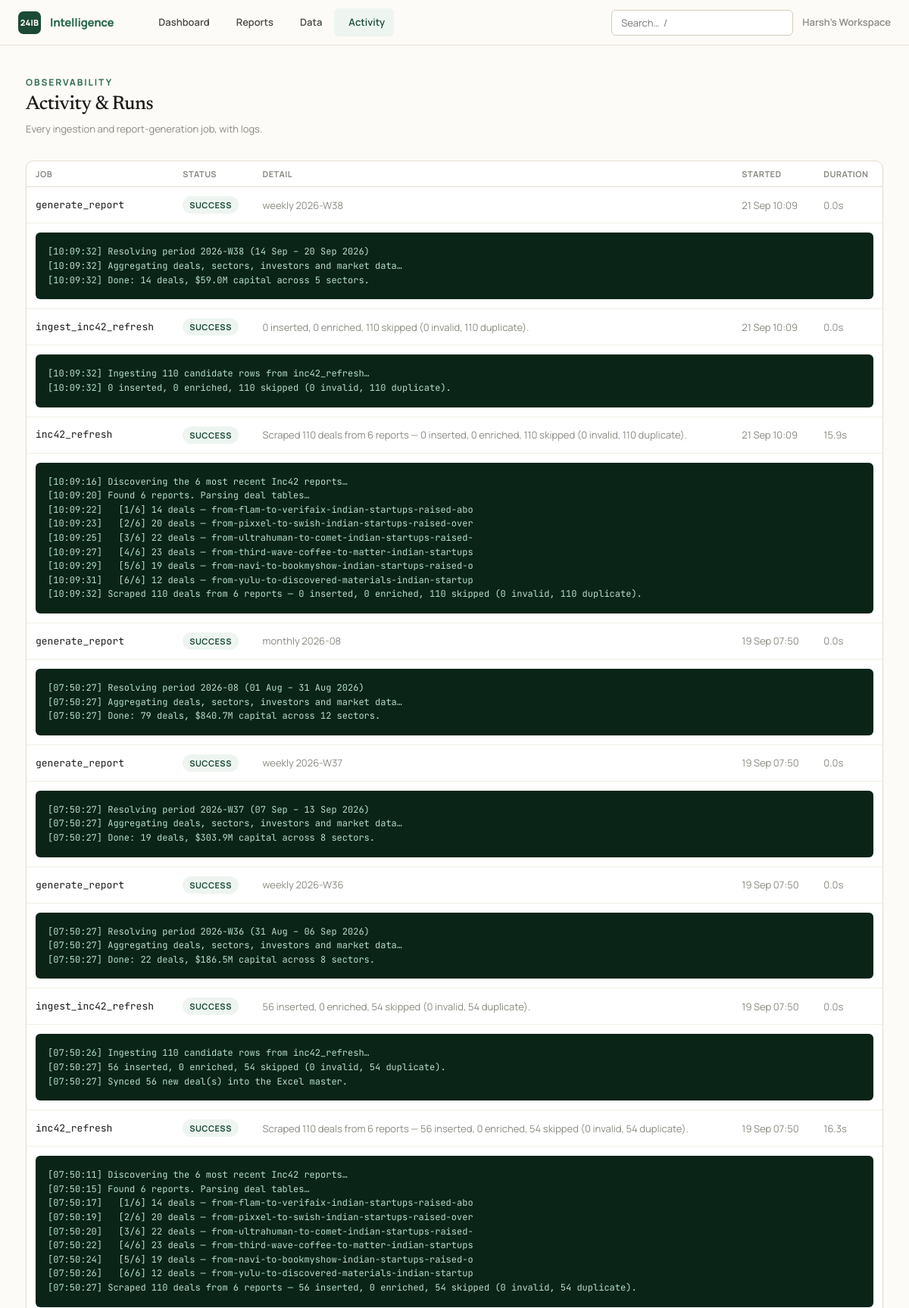
The page /activity (upper part) on the database its author committed.
### intelligence/models.py (models this page shows, shortened)
class Organization(db.Model):
    __tablename__ = "organizations"
    id: Mapped[int] = mapped_column(primary_key=True)
    name: Mapped[str] = mapped_column(String(160), nullable=False)
    slug: Mapped[str] = mapped_column(String(80), unique=True, nullable=False)
    created_at: Mapped[datetime] = mapped_column(DateTime, default=_utcnow)
    deals: Mapped[list["FundingDeal"]] = relationship(back_populates="organization", cascade="all, delete-orphan")
    reports: Mapped[list["Report"]] = relationship(back_populates="organization", cascade="all, delete-orphan")
    api_keys: Mapped[list["ApiKey"]] = relationship(back_populates="organization", cascade="all, delete-orphan")

class JobRun(db.Model):
    __tablename__ = "job_runs"
    id: Mapped[int] = mapped_column(primary_key=True)
    organization_id: Mapped[int] = mapped_column(ForeignKey("organizations.id"), nullable=True)
    kind: Mapped[str] = mapped_column(String(60), nullable=False)  # ingest_csv, generate_report, scheduled
    status: Mapped[RunStatus] = mapped_column(Enum(RunStatus), default=RunStatus.QUEUED)
    detail: Mapped[str] = mapped_column(Text, default="")
    log: Mapped[str] = mapped_column(Text, default="")
    started_at: Mapped[datetime] = mapped_column(DateTime, default=_utcnow)
    finished_at: Mapped[datetime | None] = mapped_column(DateTime, nullable=True)

### intelligence/dashboard/routes.py (the view)
@bp.route("/activity")
def runs():
    org = require_org()
    runs = db.session.scalars(
        select(JobRun).where(JobRun.organization_id == org.id).order_by(JobRun.started_at.desc()).limit(100)
    ).all()
    return render_template("dashboard/runs.html", runs=runs, active="runs")

### intelligence/__init__.py (called while the page is built)
def _register_security_headers(app: Flask) -> None:
    @app.after_request
    def _set_headers(resp):  # noqa: WPS430
        resp.headers.setdefault("X-Content-Type-Options", "nosniff")
        resp.headers.setdefault("X-Frame-Options", "SAMEORIGIN")
        resp.headers.setdefault("Referrer-Policy", "strict-origin-when-cross-origin")
        resp.headers.setdefault("Content-Security-Policy", _CSP)
        if app.config.get("SESSION_COOKIE_SECURE"):
            resp.headers.setdefault(
                "Strict-Transport-Security", "max-age=31536000; includeSubDomains"
            )
        return resp

### intelligence/clock.py (called while the page is built)
def utcnow() -> datetime:
    return datetime.now(timezone.utc).replace(tzinfo=None)

### intelligence/tenancy.py (called while the page is built, shortened)
def ensure_workspace() -> Organization:
    org = db.session.query(Organization).first()
    if org is not None:
        return org

def require_org() -> Organization:
    if "workspace" not in g:
        g.workspace = ensure_workspace()
    return g.workspace

### intelligence/templates/dashboard/runs.html (shortened to what this page needs)
{% extends "base.html" %}
{% block content %}
<div class="page-head">
  <div><div class="eyebrow">Observability</div><h1 class="page-title">Activity & Runs</h1>
  <p class="page-sub">Every ingestion and report-generation job, with logs.</p></div>
</div>
{% if runs %}
<div class="card" style="padding:0">
  <table class="table">
    <thead><tr><th>Job</th><th>Status</th><th>Detail</th><th>Started</th><th>Duration</th></tr></thead>
    <tbody>
      {% for r in runs %}
      <tr>
        <td><span class="mono">{{ r.kind }}</span></td>
        <td><span class="badge badge-{{ {'success':'green','failed':'red','running':'amber','queued':'gray'}[r.status.value] }}">{{ r.status.value }}</span></td>
        <td class="muted">{{ r.detail }}</td>
        <td class="muted">{{ r.started_at.strftime('%d %b %H:%M') }}</td>
        <td class="muted">{% if r.finished_at %}{{ '%.1fs'|format((r.finished_at - r.started_at).total_seconds()) }}{% else %}—{% endif %}</td>
      </tr>
      {% if r.log %}<tr><td colspan="5"><div class="log-box">{{ r.log }}</div></td></tr>{% endif %}
      {% endfor %}
    </tbody>
  </table>
</div>
{% else %}
<div class="empty"><h3>No activity yet</h3><p>Generate a report or import data to see job runs here.</p></div>
{% endif %}
{% endblock %}

### intelligence/templates/base.html (shortened to what this page needs)
<!doctype html>
<html lang="en">
<head>
  <link rel="stylesheet" href="{{ url_for('static', filename='css/tokens.css') }}">
  <link rel="stylesheet" href="{{ url_for('static', filename='css/app.css') }}">
</head>
<body>
  <nav class="nav">
    <a href="{{ url_for('dashboard.home') }}" class="nav-brand">
      <span class="nav-mark" aria-hidden="true">24IB</span>
      <span>Intelligence</span>
    </a>
    <div class="nav-links">
      <a class="nav-link {{ 'active' if active=='dashboard' }}" href="{{ url_for('dashboard.home') }}">Dashboard</a>
      <a class="nav-link {{ 'active' if active=='reports' }}" href="{{ url_for('reports.index') }}">Reports</a>
      <a class="nav-link {{ 'active' if active=='data' }}" href="{{ url_for('data.index') }}">Data</a>
      <a class="nav-link {{ 'active' if active=='runs' }}" href="{{ url_for('dashboard.runs') }}">Activity</a>
    </div>
    <div class="nav-right">
      <form action="{{ url_for('explore.search') }}" method="get" role="search" class="nav-search">
        <input class="input" id="global-search" type="search" name="q"
               placeholder="Search…  /" title="Press / to focus">
      </form>
      <span class="nav-org">{{ current_org.name if current_org }}</span>
    </div>
  </nav>
  {% block body %}
  <main class="container" id="main">
    {% block content %}{% endblock %}
  </main>
  {% endblock %}
</body>
</html>

### intelligence/static/css/tokens.css (style rules this page uses)
:root { --cream: #fdfbf7; --sand: #f3efe6; --sand-2: #ece7da; --border: #e3ddd0; --border-strong: #d3ccba; --ink: #1a1a18; --slate: #4a4a44; --dust: #8a8a82; --ghost: #b8b8ae; --g900: #0a2418; --g800: #1b4a36; --g700: #2d6b4f; --g600: #3d8a67; --g400: #7ab896; --g200: #b8ddc9; --g50: #eef5f1; --b700: #1f4e79; --b500: #3b82c4; --b50: #eef5fd; --r700: #9b2c2c; --r500: #d64545; --r50: #fdf0f0; --a700: #92600a; --a500: #d99a16; --a50: #fef8ec; --font-serif: 'Newsreader', Georgia, 'Times New Roman', serif; --font-sans: 'Manrope', system-ui, -apple-system, sans-serif; --font-mono: 'JetBrains Mono', ui-monospace, 'SF Mono', monospace; --text-2xs: 0.6875rem; --text-xs: 0.75rem; --text-sm: 0.8125rem; --text-base:0.9375rem; --text-md: 1.0625rem; --text-lg: 1.25rem; --text-xl: 1.5rem; --text-2xl: 2rem; --text-3xl: 2.75rem; --track-tight: -0.02em; --track-normal: 0; --track-wide: 0.04em; --track-widest: 0.16em; --sp-1: 4px; --sp-2: 8px; --sp-3: 12px; --sp-4: 16px; --sp-5: 20px; --sp-6: 24px; --sp-8: 32px; --sp-10: 40px; --sp-12: 48px; --sp-16: 64px; --sp-24: 96px; --radius-sm: 6px; --radius: 10px; --radius-lg: 16px; --shadow-sm: 0 1px 2px rgba(26,26,24,0.05); --shadow: 0 4px 16px rgba(26,26,24,0.07); --shadow-lg: 0 12px 40px rgba(26,26,24,0.10); --ease-out: cubic-bezier(0.16, 1, 0.3, 1); --ease-spring: cubic-bezier(0.34, 1.56, 0.64, 1); --dur-fast: 120ms; --dur-base: 220ms; --nav-h: 60px; --max-content: 1180px; --max-article: 760px; }

### rows shown on the page
Organization: name "Harsh's Workspace"
JobRun: kind "generate_report", status.value "SUCCESS", detail "weekly 2026-W38", started_at "21 Sep 10:09", (r.finished_at-r.started_at).total_seconds() "0.0s", log "[10:09:32] Resolving period 2026-W38 (14 Sep – 20 Sep 2026) [10:09:32] Aggregating deals, sectors, investors and market data… [10:09:32] Done: 14 deals, $59.0M capital across 5 sectors."
JobRun: kind "ingest_inc42_refresh", status.value "SUCCESS", detail "0 inserted, 0 enriched, 110 skipped (0 invalid, 110 duplicate).", started_at "21 Sep 10:09", (r.finished_at-r.started_at).total_seconds() "0.0s", log "[10:09:32] Ingesting 110 candidate rows from inc42_refresh… [10:09:32] 0 inserted, 0 enriched, 110 skipped (0 invalid, 110 duplicate)."
JobRun: kind "inc42_refresh", status.value "SUCCESS", detail "Scraped 110 deals from 6 reports — 0 inserted, 0 enriched, 110 skipped (0 invalid, 110 duplicate).", started_at "21 Sep 10:09", (r.finished_at-r.started_at).total_seconds() "15.9s", log "[10:09:16] Discovering the 6 most recent Inc42 reports… [10:09:20] Found 6 reports. Parsing deal tables… [10:09:22] [1/6] 14 deals — from-flam-to-verifaix-indian-startups-raised-abo [10:09:23] [2/6] 20 deals — from-pixxel-to-swish-indian-startups-raised-over [10:09:25] [3/6] 22 deals — from-ultrahuman-to-comet-indian-startups-raised- [10:09:27] [4/6] 23 deals — from-third-wave-coffee-to-matter-indian-startups [10:09:29] [5/6] 19 deals — from-navi-to-bookmyshow-indian-startups-raised-o [10:09:31] [6/6] 12 deals — from-yulu-to-discovered-materials-indian-startup [10:09:32] Scraped 110 deals from 6 reports — 0 inserted, 0 enriched, 110 skipped (0 invalid, 110 duplicate)."
JobRun: kind "generate_report", status.value "SUCCESS", detail "monthly 2026-08", started_at "19 Sep 07:50", (r.finished_at-r.started_at).total_seconds() "0.0s", log "[07:50:27] Resolving period 2026-08 (01 Aug – 31 Aug 2026) [07:50:27] Aggregating deals, sectors, investors and market data… [07:50:27] Done: 79 deals, $840.7M capital across 12 sectors."
JobRun: kind "generate_report", status.value "SUCCESS", detail "weekly 2026-W37", started_at "19 Sep 07:50", (r.finished_at-r.started_at).total_seconds() "0.0s", log "[07:50:27] Resolving period 2026-W37 (07 Sep – 13 Sep 2026) [07:50:27] Aggregating deals, sectors, investors and market data… [07:50:27] Done: 19 deals, $303.9M capital across 8 sectors."
JobRun: kind "generate_report", status.value "SUCCESS", detail "weekly 2026-W36", started_at "19 Sep 07:50", (r.finished_at-r.started_at).total_seconds() "0.0s", log "[07:50:27] Resolving period 2026-W36 (31 Aug – 06 Sep 2026) [07:50:27] Aggregating deals, sectors, investors and market data… [07:50:27] Done: 22 deals, $186.5M capital across 8 sectors."
JobRun: kind "ingest_inc42_refresh", status.value "SUCCESS", detail "56 inserted, 0 enriched, 54 skipped (0 invalid, 54 duplicate).", started_at "19 Sep 07:50", (r.finished_at-r.started_at).total_seconds() "0.0s", log "[07:50:26] Ingesting 110 candidate rows from inc42_refresh… [07:50:27] 56 inserted, 0 enriched, 54 skipped (0 invalid, 54 duplicate). [07:50:27] Synced 56 new deal(s) into the Excel master."
JobRun: kind "inc42_refresh", status.value "SUCCESS", detail "Scraped 110 deals from 6 reports — 56 inserted, 0 enriched, 54 skipped (0 invalid, 54 duplicate).", started_at "19 Sep 07:50", (r.finished_at-r.started_at).total_seconds() "16.3s", log "[07:50:11] Discovering the 6 most recent Inc42 reports… [07:50:15] Found 6 reports. Parsing deal tables… [07:50:17] [1/6] 14 deals — from-flam-to-verifaix-indian-startups-raised-abo [07:50:19] [2/6] 20 deals — from-pixxel-to-swish-indian-startups-raised-over [07:50:20] [3/6] 22 deals — from-ultrahuman-to-comet-indian-startups-raised- [07:50:22] [4/6] 23 deals — from-third-wave-coffee-to-matter-indian-startups [07:50:24] [5/6] 19 deals — from-navi-to-bookmyshow-indian-startups-raised-o [07:50:26] [6/6] 12 deals — from-yulu-to-discovered-materials-indian-startup [07:50:27] Scraped 110 deals from 6 reports — 56 inserted, 0 enriched, 54 skipped (0 invalid, 54 duplicate)."
